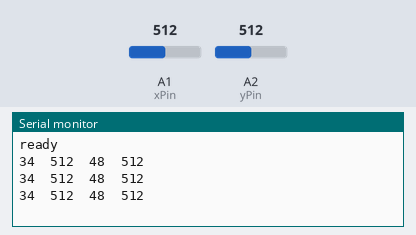
A sketch run on a simulated Arduino Leonardo, built with avr-gcc and run on an emulated ATmega32U4. Shown: the last lines printed to the serial monitor. The inputs (shaded band) are chosen by the test bench; at power-on: A1 (xPin) = 512, A2 (yPin) = 512. USB keyboard and mouse output is not drawn.

Above: at 1.2 s.
1.3 s: A1 (xPin) set to 716
At 1.9 s:
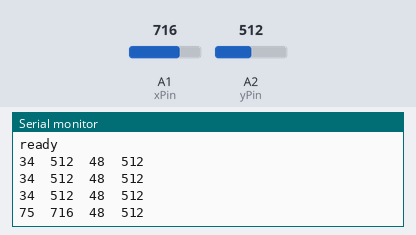
2.8 s: A2 (yPin) set to 716
At 3.4 s:
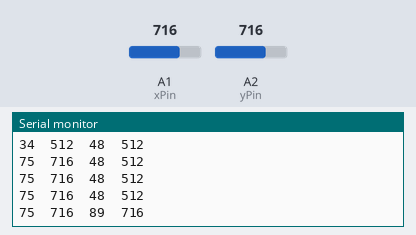
4.3 s: A1 (xPin) set to 900
At 4.9 s:
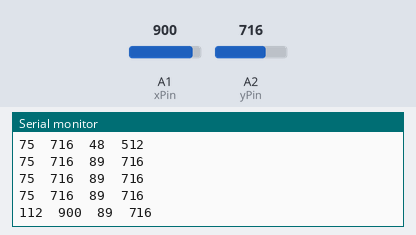
5.8 s: A2 (yPin) set to 900
At 6.4 s:
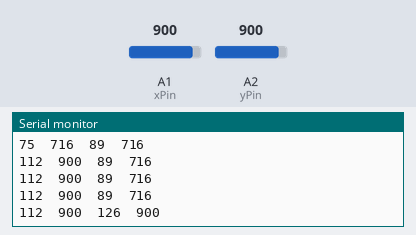
Timing chart, 0 to 8.3 s (numbered marks = the images above; inputs shaded):
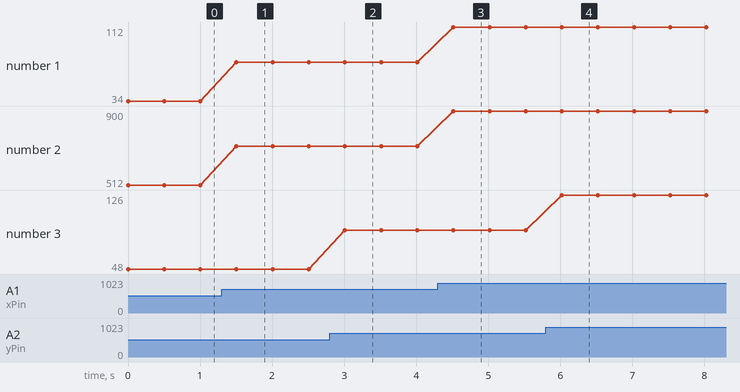

The sketch:

MOUSE_Arduino.ino
```cpp
/*
  //Details

  Accelerometer_Mouse
  This code reads the Memsic 2125 two-axis accelerometer, converts the pulses output by the 2125 into milli-g's (1/1000 of earth's gravity) and prints a mapped version of them over the serial connection to the computer.output. It then takes these mapped values and uses them for virtual mouse movement, clicking, and scrolling.

  The circuit:
  X output of accelerometer to digital pin 2
  Y output of accelerometer to digital pin 3
  +V of accelerometer to +5V
  GND of accelerometer to ground
  created by David Kerns of The Athenian School on Dec 3 2012, with a large portion of code taken from David A. Mellis' and Tom Igoe's found here: http://www.arduino.cc/en/Tutorial/Memsic2125
*/

#include<Mouse.h>
const int xPin = A1;   // const for X output of the accelerometer
const int yPin = A2;  // const for Y output of the accelerometer


void setup() {
  Serial.begin(9600); // initialize serial communications:
  pinMode(xPin, INPUT); // xPin connected to the accelerometer is input pinMode(yPin, INPUT);
  // yPin connected to the accelerometer is input
  Mouse.begin();

  // Serial.begin(9600); // Set up serial communication at 9600bps
  Serial.println("ready"); //Print ready once setup loop is finished

}

void loop() {

  int pulseX, pulseY; // Variables to read the pulse widths from accelerometer:
  int accelerationX, accelerationY; // Variables to contain the resulting accelerations

  //  pulseX = pulseIn(xPin, HIGH); // read pulse from x-axes
  //  pulseY = pulseIn(yPin, HIGH); // read pulse from y-axes
  // convert the pulse width into acceleration accelerationX and accelerationY are in milli-g's: earth's gravity is 1000 milli-g's, or 1g.
  //  accelerationX = ((pulseX / 10) - 500)/2 ;
  //  accelerationY = ((pulseY / 10) - 500)/2 ;
  accelerationX = analogRead(xPin);
  accelerationY = analogRead(yPin);
  accelerationX = map(accelerationX, 240, 440, -20, 20); //map the acceleration output to more manageable values
  //                                Average of min and max value of xAxis should be threshold or value at reference
  //                                select the mapping value according to the sensitivity. Higher range => High sensitivity
  //                                Use an external input reference (around 2v) as the values are between 200-400. It will increase the sensitivity.
  accelerationY = map(accelerationY, 170, 370, -20, 20); //map the acceleration output to more manageable values
//                                Average of min and max value of yAxis should be threshold or value at reference
  Serial.print(accelerationX); // print the x acceleration result
  Serial.print("\t"); // print a tab character:
  Serial.print(analogRead(xPin));
  Serial.print("\t");
  Serial.print(accelerationY); // print the y acceleration result
  Serial.print("\t");
  Serial.print(analogRead(yPin));
  Serial.println(); //print a new line
  delay(500);
  if (accelerationX < -17) { // override loop for scrolling, if accelerationX < -17
    Mouse.move(0, 0, accelerationY); // mouse scroll function at the rate of accelerationY
  }
  else { // when accelerationX is > -17 (most of the time), do this loop
    if (accelerationY > 4 || accelerationY < -4) /*if accelerationY > 4 or < -4 || accelerationX < -4)) // or if accelerationY > 4 and < -4(accelerationX > 4)*/
    {
      Mouse.move(-accelerationX, -accelerationY, 0); // move the mouse the negative accelerations(X and Y), do not scroll
    }
  }

  if (accelerationY > 20) { //if the accelerationY value reaches a value of 20,

    Mouse.click(); //left click the computer's mouse

  }

  if (accelerationY > 35) { //if the accelerationY value reaches a value of 35,

    Mouse.click(); //left click once
    Mouse.click(); //left click again (resulting in a double click)
  }
  if (accelerationX > 20) { //if the accelerationX value reaches a value of 20,
    Mouse.click(MOUSE_RIGHT); //right click the computer's mouse
  }

}
```

Measured:
- after the input at 1.3 s, the serial monitor: prints a new line after 0.21 s (image 1)
- after the input at 2.8 s, the serial monitor: prints a new line after 0.21 s (image 2)
- after the input at 4.3 s, the serial monitor: prints a new line after 0.22 s (image 3)
- after the input at 5.8 s, the serial monitor: prints a new line after 0.22 s (image 4)
- plotted number 1: 34 → 75 after the input at 1.3 s, 75 → 112 after the input at 4.3 s
- plotted number 2: 512 → 716 after the input at 1.3 s, 716 → 900 after the input at 4.3 s
- plotted number 3: 48 → 89 after the input at 2.8 s, 89 → 126 after the input at 5.8 s
